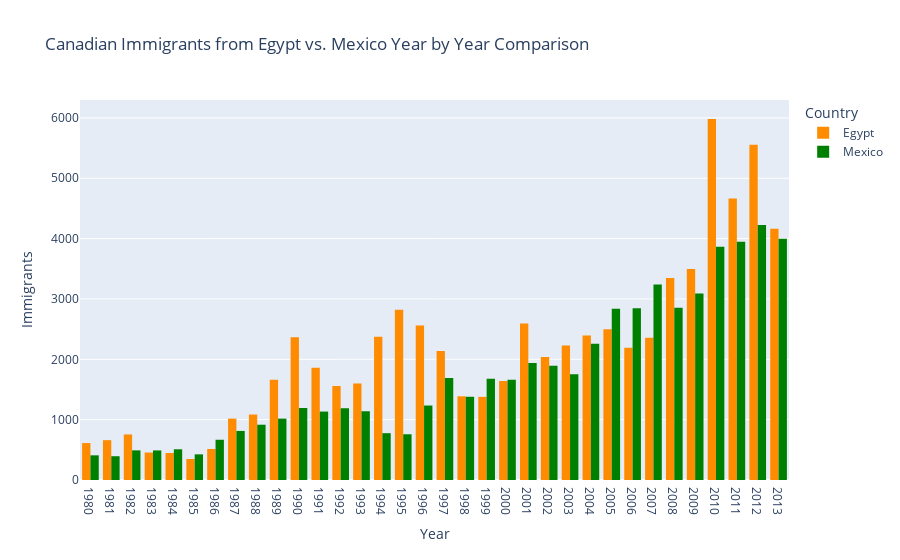

The cell this chart's notebook holds for it:
### Markdown cell above
### Immigrants from Egypt and Mexico Year by Year Comparison Bar Plot

### Code cell
df_can_new["Year"] = df_can_new["Year"].astype("str")
fig = px.histogram(df_can_new[df_can_new["Country"].isin(["Egypt", "Mexico"])], x="Year", y="Immigrants", color="Country", barmode="group",
                   title="Canadian Immigrants from Egypt vs. Mexico Year by Year Comparison", color_discrete_sequence=["#ff8c00","#008000"])
fig.for_each_trace(lambda t: t.update(hovertemplate=t.hovertemplate.replace("sum of", "")))
fig.update_layout(yaxis_title="Immigrants")
fig.show()

### Figure 1 — Plotly figure (JSON) as saved in the notebook; plotly's stock layout.template omitted (floating-point values rounded to 4 significant figures)
{"data": [{"alignmentgroup": "True", "bingroup": "x", "histfunc": "sum", "hovertemplate": "Country=Egypt<br>Year=%{x}<br> Immigrants=%{y}<extra></extra>", "legendgroup": "Egypt", "marker": {"color": "#ff8c00", "pattern": {"shape": ""}}, "name": "Egypt", "offsetgroup": "Egypt", "orientation": "v", "showlegend": true, "type": "histogram", "x": ["1980", "1981", "1982", "1983", "1984", "1985", "1986", "1987", "1988", "1989", "1990", "1991", "1992", "1993", "1994", "1995", "1996", "1997", "1998", "1999", "2000", "2001", "2002", "2003", "2004", "2005", "2006", "2007", "2008", "2009", "2010", "2011", "2012", "2013"], "xaxis": "x", "y": [612, 660, 755, 455, 447, 348, 514, 1017, 1085, 1663, 2365, 1860, 1558, 1598, 2375, 2821, 2561, 2137, 1387, 1378, 1642, 2595, 2039, 2230, 2393, 2496, 2190, 2356, 3347, 3496, 5982, 4663, 5555, 4165], "yaxis": "y"}, {"alignmentgroup": "True", "bingroup": "x", "histfunc": "sum", "hovertemplate": "Country=Mexico<br>Year=%{x}<br> Immigrants=%{y}<extra></extra>", "legendgroup": "Mexico", "marker": {"color": "#008000", "pattern": {"shape": ""}}, "name": "Mexico", "offsetgroup": "Mexico", "orientation": "v", "showlegend": true, "type": "histogram", "x": ["1980", "1981", "1982", "1983", "1984", "1985", "1986", "1987", "1988", "1989", "1990", "1991", "1992", "1993", "1994", "1995", "1996", "1997", "1998", "1999", "2000", "2001", "2002", "2003", "2004", "2005", "2006", "2007", "2008", "2009", "2010", "2011", "2012", "2013"], "xaxis": "x", "y": [409, 394, 491, 490, 509, 425, 667, 813, 916, 1017, 1193, 1134, 1189, 1139, 776, 758, 1234, 1689, 1379, 1679, 1662, 1939, 1894, 1754, 2259, 2837, 2844, 3239, 2856, 3092, 3865, 3947, 4227, 3996], "yaxis": "y"}], "layout": {"autosize": true, "barmode": "group", "legend": {"title": {"text": "Country"}, "tracegroupgap": 0}, "title": {"text": "Canadian Immigrants from Egypt vs. Mexico Year by Year Comparison"}, "xaxis": {"anchor": "y", "autorange": true, "domain": [0, 1], "range": [-0.5, 33.5], "title": {"text": "Year"}, "type": "category"}, "yaxis": {"anchor": "x", "autorange": true, "domain": [0, 1], "range": [0, 6297.0], "title": {"text": "Immigrants"}, "type": "linear"}}}
